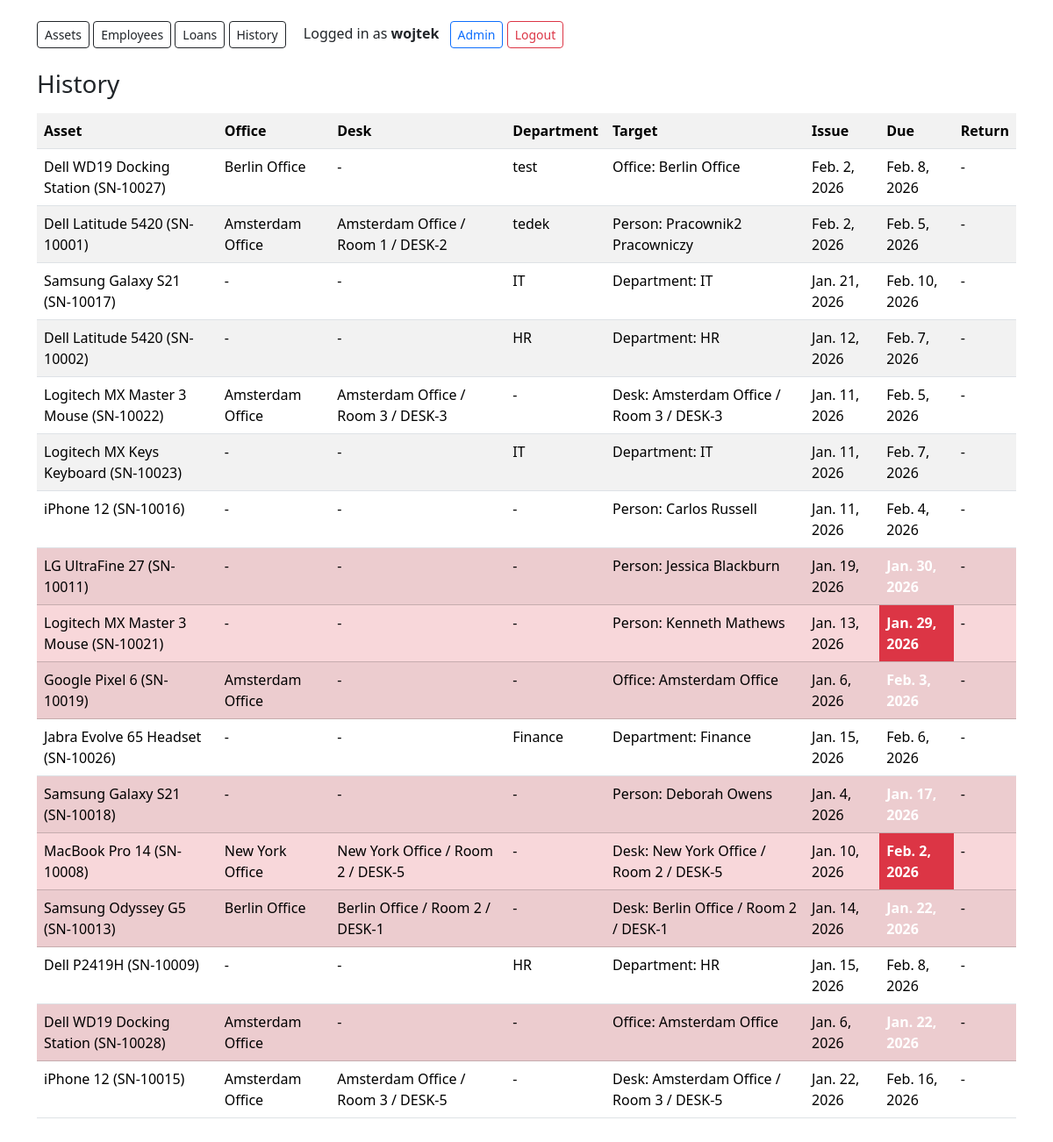
Page /history/ (signed in) on the earlier database version.
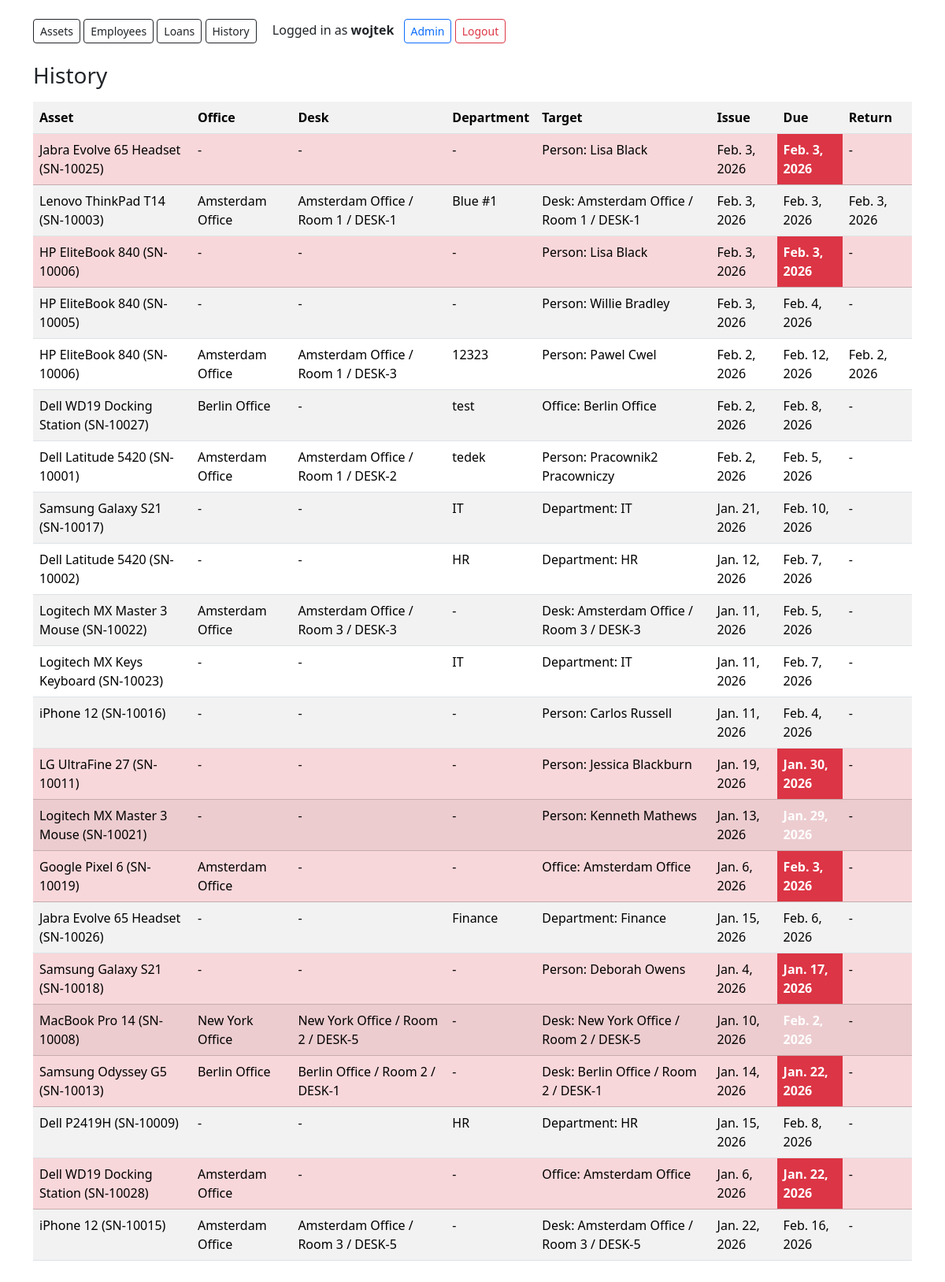
Same page on the later database version.
### inventory/models.py (models this page shows, shortened)
class Loan(models.Model):
    asset = models.ForeignKey(Asset, on_delete=models.PROTECT, related_name="loans")
    created_by = models.ForeignKey(
        settings.AUTH_USER_MODEL,
        on_delete=models.SET_NULL,
        blank=True,
        null=True,
        related_name="created_loans",
    )
    person = models.ForeignKey(Person, on_delete=models.PROTECT, blank=True, null=True, related_name="loans")
    desk = models.ForeignKey(Desk, on_delete=models.PROTECT, blank=True, null=True, related_name="loans")
    office = models.ForeignKey(Office, on_delete=models.PROTECT, blank=True, null=True, related_name="loans")
    department_position = models.ForeignKey(
        DepartmentPosition,
        on_delete=models.PROTECT,
        blank=True,
        null=True,
        related_name="loans",
    )
    department = models.CharField(max_length=120, blank=True, null=True)
    loan_date = models.DateField(default=timezone.now)
    due_date = models.DateField(blank=True, null=True)
    return_date = models.DateField(blank=True, null=True)
    issued_by = models.CharField(max_length=120, blank=True, null=True)
    @property
    def office_label(self) -> str:
        if self.office:
            return str(self.office)
        if self.desk:
            return str(self.desk.room.office)
        if self.department_position:
            return str(self.department_position.department.office)
        return "-"
    @property
    def desk_label(self) -> str:
        if self.desk:
            return str(self.desk)
        return "-"
    @property
    def department_label(self) -> str:
        if self.department_position:
            return str(self.department_position)
        if self.department:
            return self.department
        return "-"
    def target_label(self) -> str:
        if self.person:
            return f"Person: {self.person}"
        if self.desk:
            return f"Desk: {self.desk}"
        if self.office:
            return f"Office: {self.office}"
        if self.department_position:
            return f"Department: {self.department_position}"
        if self.department:
            return f"Department: {self.department}"
        return "-"

class Asset(models.Model):
    STATUS_CHOICES = [
        ("available", "Available"),
        ("assigned", "Assigned"),
        ("in_service", "In service"),
        ("retired", "Retired"),
    ]
    category = models.ForeignKey(AssetCategory, on_delete=models.PROTECT, related_name="assets")
    name = models.CharField(max_length=200)
    serial_number = models.CharField(max_length=120, unique=True)
    asset_tag = models.CharField(max_length=120, unique=True, blank=True, null=True)
    status = models.CharField(max_length=20, choices=STATUS_CHOICES, default="available")
    purchase_date = models.DateField(blank=True, null=True)
    notes = models.TextField(blank=True, null=True)
    def __str__(self):
        return f"{self.name} ({self.serial_number})"

class Office(models.Model):
    name = models.CharField(max_length=200)
    address = models.CharField(max_length=300, blank=True, null=True)
    def __str__(self):
        return self.name

class Desk(models.Model):
    room = models.ForeignKey(Room, on_delete=models.CASCADE, related_name="desks")
    code = models.CharField(max_length=50)
    class Meta:
        constraints = [
            models.UniqueConstraint(fields=["room", "code"], name="uniq_desk_room_code")
        ]
    def __str__(self):
        return f"{self.room.office.name} / {self.room.name} / {self.code}"

class Room(models.Model):
    office = models.ForeignKey(Office, on_delete=models.CASCADE, related_name="rooms")
    name = models.CharField(max_length=200)
    type = models.CharField(max_length=50, default="open_space")

class Person(models.Model):
    first_name = models.CharField(max_length=120)
    last_name = models.CharField(max_length=120)
    department = models.CharField(max_length=120, blank=True, null=True)
    email = models.EmailField(blank=True, null=True)
    user = models.OneToOneField(
        settings.AUTH_USER_MODEL,
        on_delete=models.SET_NULL,
        blank=True,
        null=True,
        related_name="person_profile",
    )
    def __str__(self):
        return f"{self.first_name} {self.last_name}"

class DepartmentPosition(models.Model):
    department = models.ForeignKey(Department, on_delete=models.CASCADE, related_name="positions")
    number = models.PositiveSmallIntegerField()
    class Meta:
        constraints = [
            models.UniqueConstraint(fields=["department", "number"], name="uniq_department_position")
        ]
        ordering = ["department__office__name", "department__name", "number"]
    def __str__(self):
        return f"{self.department.name} #{self.number}"

class Department(models.Model):
    COLOR_CHOICES = [
        ("yellow", "Yellow"),
        ("blue", "Blue"),
        ("green", "Green"),
        ("purple", "Purple"),
        ("orange", "Orange"),
    ]
    office = models.ForeignKey(Office, on_delete=models.CASCADE, related_name="departments")
    name = models.CharField(max_length=120)
    color = models.CharField(max_length=20, choices=COLOR_CHOICES)
    class Meta:
        constraints = [
            models.UniqueConstraint(fields=["office", "name"], name="uniq_department_office_name")
        ]
        ordering = ["office__name", "name"]

### inventory/views.py (the view)
# urls.py: path("history/", views.history, name="history"),
@login_required
def history(request):
    role = get_user_role(request.user)
    base_qs = Loan.objects.select_related(
        "asset", "person", "desk__room__office", "office", "department_position__department__office", "created_by"
    ).order_by("-id")
    person = _resolve_person_for_user(request.user)
    if role == ROLE_ADMIN:
        loans = base_qs
    else:
        q = Q(created_by=request.user)
        if person:
            q |= Q(person=person)
        loans = base_qs.filter(q)
    return render(
        request,
        "inventory/history.html",
        {"loans": loans, "today": timezone.now().date(), "role": role, "is_admin": role == ROLE_ADMIN},
    )

### inventory/roles.py (called while the page is built)
def get_user_role(user: AbstractUser) -> str:
    if not user or not getattr(user, "is_authenticated", False):
        return ROLE_EMPLOYEE
    if getattr(user, "is_superuser", False) or getattr(user, "is_staff", False):
        return ROLE_ADMIN
    qs = user.groups.values_list("name", flat=True)
    for name in qs:
        if name in ROLE_NAMES:
            return name
    return ROLE_EMPLOYEE

### inventory/views.py (called while the page is built)
def _resolve_person_for_user(user):
    if not user or not getattr(user, "is_authenticated", False):
        return None
    try:
        return user.person_profile
    except Exception:
        pass
    email = (getattr(user, "email", "") or "").strip()
    if email:
        return Person.objects.filter(email__iexact=email).first()
    return None

### inventory/templates/inventory/history.html
{% extends "inventory/base.html" %}
{% block content %}
<h3>{% if is_admin %}History{% else %}My history{% endif %}</h3>
<table class="table table-striped mt-3">
  <tr><th>Asset</th><th>Office</th><th>Desk</th><th>Department</th><th>Target</th><th>Issue</th><th>Due</th><th>Return</th></tr>
  {% for l in loans %}
    <tr class="{% if l.return_date is None and l.due_date and l.due_date < today %}table-danger{% endif %}">
      <td>{{ l.asset }}</td>
      <td>{{ l.office_label }}</td>
      <td>{{ l.desk_label }}</td>
      <td>{{ l.department_label }}</td>
      <td>{{ l.target_label }}</td>
      <td>{{ l.loan_date }}</td>
      <td class="{% if l.return_date is None and l.due_date and l.due_date < today %}text-bg-danger fw-semibold{% endif %}">
        {{ l.due_date|default:"-" }}
      </td>
      <td>{{ l.return_date|default:"-" }}</td>
    </tr>
  {% empty %}
    <tr><td colspan="8" class="text-muted">No history.</td></tr>
  {% endfor %}
</table>
{% endblock %}

Differences in the rows shown:
added Loan: asset "Jabra Evolve 65 Headset (SN-10025)", office_label "-", desk_label "-", department_label "-", target_label "Person: Lisa Black", loan_date "Feb. 3, 2026", due_date "Feb. 3, 2026", return_date "-"
added Loan: asset "Lenovo ThinkPad T14 (SN-10003)", office_label "Amsterdam Office", desk_label "Amsterdam Office / Room 1 / DESK-1", department_label "Blue #1", target_label "Desk: Amsterdam Office / Room 1 / DESK-1", loan_date "Feb. 3, 2026", due_date "Feb. 3, 2026", return_date "Feb. 3, 2026"
added Loan: asset "HP EliteBook 840 (SN-10006)", office_label "-", desk_label "-", department_label "-", target_label "Person: Lisa Black", loan_date "Feb. 3, 2026", due_date "Feb. 3, 2026", return_date "-"
added Loan: asset "HP EliteBook 840 (SN-10005)", office_label "-", desk_label "-", department_label "-", target_label "Person: Willie Bradley", loan_date "Feb. 3, 2026", due_date "Feb. 4, 2026", return_date "-"
added Loan: asset "HP EliteBook 840 (SN-10006)", office_label "Amsterdam Office", desk_label "Amsterdam Office / Room 1 / DESK-3", department_label "12323", target_label "Person: Pawel Cwel", loan_date "Feb. 2, 2026", due_date "Feb. 12, 2026", return_date "Feb. 2, 2026"
